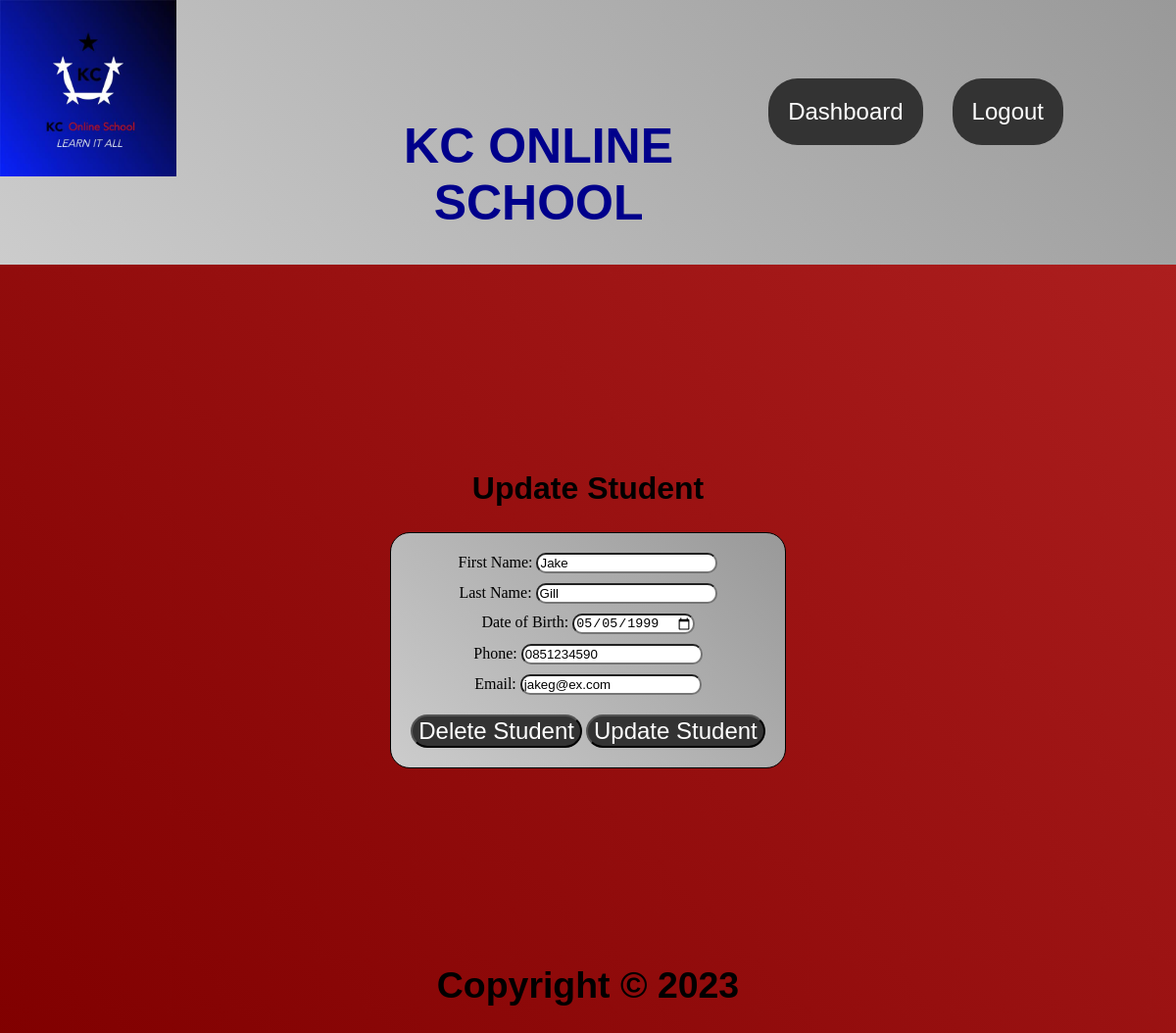
The app's page /edit_student/4 (signed in) with its own data.
### models.py (models this page shows, shortened)
class AddStudent(db.Model):
    id = db.Column(db.Integer, primary_key=True, autoincrement=True)
    first_name = db.Column(db.String(50), nullable=False)
    last_name = db.Column(db.String(50), nullable=False)
    date_of_birth = db.Column(db.Date, nullable=False)
    phone = db.Column(db.String(15), nullable=False, unique=True)
    email = db.Column(db.String(100), nullable=False, unique=True)
    user_id = db.Column(db.Integer, db.ForeignKey('user.id'), nullable=False)
    created_at = db.Column(db.DateTime, default=datetime.utcnow)

### app.py (the view, shortened to what this page needs)
@app.route('/edit_student/<int:student_id>', methods=['GET', 'POST'])
@login_required
def edit_student(student_id):
    student = AddStudent.query.get(student_id)
    return render_template('edit_student.html', student=student)

### app.py (called while the page is built)
@login_manager.user_loader
def load_user(user_id):
    return db.session.query(User).get(int(user_id))

### templates/edit_student.html (shortened to what this page needs)
{% extends 'base.html' %}
{% block content %}
  <div class="content-container">
    <h2 class="form-hd">{{ 'Update Student' if student else 'Delete Student' }}</h2>
    <form class="form-to-table" method="POST" action="{{ url_for('edit_student', student_id=student.id) }}">
        <label for="first_name">First Name:</label>
        <input type="text" name="first_name" value="{{ student.first_name }}" required><br>
        <label for="last_name">Last Name:</label>
        <input type="text" name="last_name" value="{{ student.last_name }}" required><br>
        <label for="date_of_birth">Date of Birth:</label>
        <input type="date" name="date_of_birth" value="{{ student.date_of_birth.strftime('%Y-%m-%d') }}" required><br>
        <label for="phone">Phone:</label>
        <input type="text" name="phone" value="{{ student.phone }}" required><br>
        <label for="email">Email:</label>
        <input class="bottom-input" type="email" name="email" value="{{ student.email }}" required><br>
        <button class="activation-button" type="submit" name="delete">Delete Student</button>
        <button class="activation-button" type="submit">Update Student</button>
    </form>
  </div>
{% endblock %}

### static/css/style.css (style rules this page uses)
* { box-sizing: border-box; }
body { background: linear-gradient(45deg, #800000, #B22222); color: #CCCCCC; font-family: Arial, Helvetica, sans-serif; display: flex; flex-direction: column; min-height: 100vh; margin: 0; }
button { cursor: pointer; }
.activation-forms input, button { border-radius: 30px; font-size: xx-large; text-align: center; }
.activation-button { background-color: #333; color: white; font-size: x-large; }
input { margin-bottom: 10px; }
.bottom-input { margin-bottom: 20px; }
.content-container { display: flex; flex-direction: column; align-items: center; text-align: center; margin-top: 20px; }
.form-to-table { font-family: Georgia, 'Times New Roman', Times, serif; border: 1px solid black; border-radius: 20px; margin: 0; padding: 20px; background: linear-gradient(45deg, #CCCCCC, #999999); color: black; }
.form-to-table input { border-radius: 10px; }
.form-hd { margin-top: 190px; }
h1, h2 { font-weight: bold; font-size: xx-large; color: black; }

### records on screen
AddStudent: first_name "Jake", last_name "Gill", date_of_birth "05/05/1999", phone "0851234590", email "jakeg@ex.com"

### other values on screen
{{ 'Update Student' if student else 'Delete Student' }} "Update Student"
